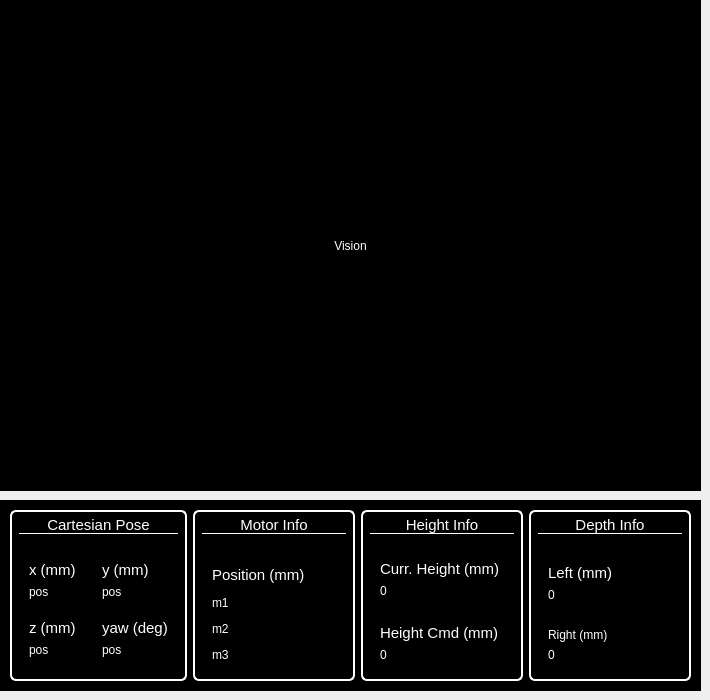
         <widget class="QWidget" name="VisionAndInfoPage">
          <widget class="QWidget" name="CameraWidgetInComponentControl" native="true">
           <property name="geometry">
            <rect>
             <x>0</x>
             <y>0</y>
             <width>701</width>
             <height>491</height>
            </rect>
           </property>
           <property name="minimumSize">
            <size>
             <width>3</width>
             <height>0</height>
            </size>
           </property>
           <property name="styleSheet">
            <string notr="true">background-color: #000000;</string>
           </property>
           <layout class="QHBoxLayout" name="horizontalLayout_15">
            <item>
             <widget class="QLabel" name="VisionTextInComponentControl">
              <property name="minimumSize">
               <size>
                <width>701</width>
                <height>491</height>
               </size>
              </property>
              <property name="styleSheet">
               <string notr="true">color:white;</string>
              </property>
              <property name="text">
               <string>Vision</string>
              </property>
              <property name="alignment">
               <set>Qt::AlignmentFlag::AlignCenter</set>
              </property>
             </widget>
            </item>
           </layout>
          </widget>
          <widget class="QFrame" name="Info_2">
           <property name="geometry">
            <rect>
             <x>0</x>
             <y>500</y>
             <width>701</width>
             <height>191</height>
            </rect>
           </property>
           <property name="styleSheet">
            <string notr="true"> background-color: #000000; color: white;</string>
           </property>
           <property name="frameShape">
            <enum>QFrame::Shape::StyledPanel</enum>
           </property>
           <property name="frameShadow">
            <enum>QFrame::Shadow::Raised</enum>
           </property>
           <layout class="QHBoxLayout" name="horizontalLayout_19" stretch="0,0,0,0">
            <property name="topMargin">
             <number>9</number>
            </property>
            <property name="bottomMargin">
             <number>9</number>
            </property>
            <item>
             <widget class="QWidget" name="CartesianPoseWidget_2" native="true">
              <property name="sizePolicy">
               <sizepolicy hsizetype="Preferred" vsizetype="Preferred">
                <horstretch>0</horstretch>
                <verstretch>0</verstretch>
               </sizepolicy>
              </property>
              <property name="minimumSize">
               <size>
                <width>0</width>
                <height>0</height>
               </size>
              </property>
              <property name="styleSheet">
               <string notr="true">QWidget#CartesianPoseWidget_2 {
	border: 2px solid #FFFFFF;  /* white solid border */
	border-radius: 6px;
}</string>
              </property>
              <layout class="QGridLayout" name="gridLayout_4">
               <property name="topMargin">
                <number>6</number>
               </property>
               <item row="0" column="0" colspan="2" alignment="Qt::AlignmentFlag::AlignTop">
                <widget class="QLabel" name="CartesianPoseText_2">
                 <property name="font">
                  <font>
                   <pointsize>11</pointsize>
                   <bold>false</bold>
                  </font>
                 </property>
                 <property name="styleSheet">
                  <string notr="true">QLabel#CartesianPoseText_2 {
    border-bottom: 1px solid white;
}</string>
                 </property>
                 <property name="text">
                  <string>Cartesian Pose</string>
                 </property>
                 <property name="alignment">
                  <set>Qt::AlignmentFlag::AlignCenter</set>
                 </property>
                </widget>
               </item>
               <item row="2" column="0">
                <widget class="QFrame" name="zPosFrame_2">
                 <property name="frameShape">
                  <enum>QFrame::Shape::StyledPanel</enum>
                 </property>
                 <property name="frameShadow">
                  <enum>QFrame::Shadow::Raised</enum>
                 </property>
                 <layout class="QVBoxLayout" name="verticalLayout_16">
                  <property name="bottomMargin">
                   <number>14</number>
                  </property>
                  <item>
                   <widget class="QLabel" name="z_2">
                    <property name="font">
                     <font>
                      <pointsize>11</pointsize>
                      <bold>false</bold>
                     </font>
                    </property>
                    <property name="text">
                     <string>z (mm)</string>
                    </property>
                   </widget>
                  </item>
                  <item>
                   <widget class="QLabel" name="zPose">
                    <property name="text">
                     <string>pos</string>
                    </property>
                   </widget>
                  </item>
                 </layout>
                </widget>
               </item>
               <item row="1" column="1">
                <widget class="QFrame" name="yPosFrame_2">
                 <property name="frameShape">
                  <enum>QFrame::Shape::StyledPanel</enum>
                 </property>
                 <property name="frameShadow">
                  <enum>QFrame::Shadow::Raised</enum>
                 </property>
                 <layout class="QVBoxLayout" name="verticalLayout_14">
                  <property name="bottomMargin">
                   <number>3</number>
                  </property>
                  <item>
                   <widget class="QLabel" name="y_2">
                    <property name="font">
                     <font>
                      <pointsize>11</pointsize>
                      <bold>false</bold>
                     </font>
                    </property>
                    <property name="text">
                     <string>y (mm)</string>
                    </property>
                   </widget>
                  </item>
                  <item>
                   <widget class="QLabel" name="yPos">
                    <property name="text">
                     <string>pos</string>
                    </property>
                   </widget>
                  </item>
                 </layout>
                </widget>
               </item>
               <item row="2" column="1">
                <widget class="QFrame" name="yawPosFrame_2">
                 <property name="frameShape">
                  <enum>QFrame::Shape::StyledPanel</enum>
                 </property>
                 <property name="frameShadow">
                  <enum>QFrame::Shadow::Raised</enum>
                 </property>
                 <layout class="QVBoxLayout" name="verticalLayout_17">
                  <property name="bottomMargin">
                   <number>14</number>
                  </property>
                  <item>
                   <widget class="QLabel" name="yaw_2">
                    <property name="font">
                     <font>
                      <pointsize>11</pointsize>
                      <bold>false</bold>
                     </font>
                    </property>
                    <property name="text">
                     <string>yaw (deg)</string>
                    </property>
                   </widget>
                  </item>
                  <item>
                   <widget class="QLabel" name="yawPos">
                    <property name="text">
                     <string>pos</string>
                    </property>
                   </widget>
                  </item>
                 </layout>
                </widget>
               </item>
               <item row="1" column="0">
                <widget class="QFrame" name="xPosFrame_2">
                 <property name="font">
                  <font>
                   <pointsize>9</pointsize>
                  </font>
                 </property>
                 <property name="frameShape">
                  <enum>QFrame::Shape::StyledPanel</enum>
                 </property>
                 <property name="frameShadow">
                  <enum>QFrame::Shadow::Raised</enum>
                 </property>
                 <layout class="QVBoxLayout" name="verticalLayout_13">
                  <property name="leftMargin">
                   <number>9</number>
                  </property>
                  <property name="bottomMargin">
                   <number>3</number>
                  </property>
                  <item>
                   <widget class="QLabel" name="x_2">
                    <property name="font">
                     <font>
                      <pointsize>11</pointsize>
                      <bold>false</bold>
                     </font>
                    </property>
                    <property name="text">
                     <string>x (mm)</string>
                    </property>
                   </widget>
                  </item>
                  <item>
                   <widget class="QLabel" name="xPos">
                    <property name="text">
                     <string>pos</string>
                    </property>
                   </widget>
                  </item>
                 </layout>
                </widget>
               </item>
              </layout>
             </widget>
            </item>
            <item>
             <widget class="QWidget" name="MotorInfoWidget_2" native="true">
              <property name="styleSheet">
               <string notr="true">QWidget#MotorInfoWidget_2 {
	border: 2px solid #FFFFFF;  /* white solid border */
	border-radius: 6px;
}</string>
              </property>
              <layout class="QGridLayout" name="gridLayout_5">
               <property name="topMargin">
                <number>6</number>
               </property>
               <property name="rightMargin">
                <number>9</number>
               </property>
               <property name="bottomMargin">
                <number>9</number>
               </property>
               <property name="spacing">
                <number>6</number>
               </property>
               <item row="0" column="0" alignment="Qt::AlignmentFlag::AlignTop">
                <widget class="QLabel" name="MotorInfoText_2">
                 <property name="font">
                  <font>
                   <pointsize>11</pointsize>
                  </font>
                 </property>
                 <property name="styleSheet">
                  <string notr="true">QLabel#MotorInfoText_2 {
    border-bottom: 1px solid white;
}</string>
                 </property>
                 <property name="text">
                  <string>Motor Info</string>
                 </property>
                 <property name="alignment">
                  <set>Qt::AlignmentFlag::AlignCenter</set>
                 </property>
                </widget>
               </item>
               <item row="1" column="0" alignment="Qt::AlignmentFlag::AlignTop">
                <widget class="QFrame" name="PositionFrame_2">
                 <property name="frameShape">
                  <enum>QFrame::Shape::StyledPanel</enum>
                 </property>
                 <property name="frameShadow">
                  <enum>QFrame::Shadow::Raised</enum>
                 </property>
                 <layout class="QVBoxLayout" name="verticalLayout_15">
                  <property name="spacing">
                   <number>12</number>
                  </property>
                  <property name="topMargin">
                   <number>9</number>
                  </property>
                  <property name="bottomMargin">
                   <number>9</number>
                  </property>
                  <item>
                   <widget class="QLabel" name="Position_2">
                    <property name="font">
                     <font>
                      <pointsize>11</pointsize>
                      <bold>false</bold>
                     </font>
                    </property>
                    <property name="text">
                     <string>Position (mm)</string>
                    </property>
                   </widget>
                  </item>
                  <item>
                   <widget class="QLabel" name="MotorM1">
                    <property name="text">
                     <string>m1</string>
                    </property>
                   </widget>
                  </item>
                  <item>
                   <widget class="QLabel" name="MotorM2">
                    <property name="text">
                     <string>m2</string>
                    </property>
                   </widget>
                  </item>
                  <item>
                   <widget class="QLabel" name="MotorM3">
                    <property name="text">
                     <string>m3</string>
                    </property>
                   </widget>
                  </item>
                 </layout>
                </widget>
               </item>
              </layout>
             </widget>
            </item>
            <item>
             <widget class="QWidget" name="LaserInfoWidget" native="true">
              <property name="styleSheet">
               <string notr="true">QWidget#LaserInfoWidget {
	border: 2px solid #FFFFFF;  /* white solid border */
	border-radius: 6px;
}</string>
              </property>
              <layout class="QGridLayout" name="gridLayout_6">
               <property name="topMargin">
                <number>6</number>
               </property>
               <item row="0" column="0" alignment="Qt::AlignmentFlag::AlignTop">
                <widget class="QLabel" name="LaserInfoText_2">
                 <property name="font">
                  <font>
                   <pointsize>11</pointsize>
                   <italic>false</italic>
                  </font>
                 </property>
                 <property name="styleSheet">
                  <string notr="true">QLabel#LaserInfoText_2 {
    border-bottom: 1px solid white;
}</string>
                 </property>
                 <property name="text">
                  <string>Height Info</string>
                 </property>
                 <property name="alignment">
                  <set>Qt::AlignmentFlag::AlignCenter</set>
                 </property>
                </widget>
               </item>
               <item row="4" column="0">
                <widget class="QFrame" name="frame_8">
                 <property name="frameShape">
                  <enum>QFrame::Shape::StyledPanel</enum>
                 </property>
                 <property name="frameShadow">
                  <enum>QFrame::Shadow::Raised</enum>
                 </property>
                 <layout class="QVBoxLayout" name="verticalLayout_25">
                  <property name="leftMargin">
                   <number>9</number>
                  </property>
                  <property name="bottomMargin">
                   <number>9</number>
                  </property>
                  <item>
                   <widget class="QLabel" name="h1_2">
                    <property name="font">
                     <font>
                      <pointsize>11</pointsize>
                      <bold>false</bold>
                     </font>
                    </property>
                    <property name="text">
                     <string>Height Cmd (mm)</string>
                    </property>
                   </widget>
                  </item>
                  <item>
                   <widget class="QLabel" name="HeightCommand">
                    <property name="text">
                     <string>0</string>
                    </property>
                   </widget>
                  </item>
                 </layout>
                </widget>
               </item>
               <item row="1" column="0">
                <widget class="QFrame" name="frame_7">
                 <property name="frameShape">
                  <enum>QFrame::Shape::StyledPanel</enum>
                 </property>
                 <property name="frameShadow">
                  <enum>QFrame::Shadow::Raised</enum>
                 </property>
                 <layout class="QVBoxLayout" name="verticalLayout_23">
                  <property name="leftMargin">
                   <number>9</number>
                  </property>
                  <property name="bottomMargin">
                   <number>9</number>
                  </property>
                  <item>
                   <widget class="QLabel" name="d2_2">
                    <property name="font">
                     <font>
                      <pointsize>11</pointsize>
                      <bold>false</bold>
                     </font>
                    </property>
                    <property name="text">
                     <string>Curr. Height (mm)</string>
                    </property>
                   </widget>
                  </item>
                  <item>
                   <widget class="QLabel" name="currentHeight">
                    <property name="text">
                     <string>0</string>
                    </property>
                   </widget>
                  </item>
                 </layout>
                </widget>
               </item>
              </layout>
             </widget>
            </item>
            <item>
             <widget class="QWidget" name="DepthInfoWidget" native="true">
              <property name="styleSheet">
               <string notr="true">QWidget#DepthInfoWidget {
	border: 2px solid #FFFFFF;  /* white solid border */
	border-radius: 6px;
}</string>
              </property>
              <layout class="QGridLayout" name="gridLayout_13">
               <property name="topMargin">
                <number>6</number>
               </property>
               <item row="4" column="0">
                <widget class="QFrame" name="frame_13">
                 <property name="frameShape">
                  <enum>QFrame::Shape::StyledPanel</enum>
                 </property>
                 <property name="frameShadow">
                  <enum>QFrame::Shadow::Raised</enum>
                 </property>
                 <layout class="QVBoxLayout" name="verticalLayout_32">
                  <property name="leftMargin">
                   <number>9</number>
                  </property>
                  <property name="bottomMargin">
                   <number>9</number>
                  </property>
                  <item>
                   <widget class="QLabel" name="h1_5">
                    <property name="font">
                     <font>
                      <bold>false</bold>
                     </font>
                    </property>
                    <property name="text">
                     <string>Right (mm)</string>
                    </property>
                   </widget>
                  </item>
                  <item>
                   <widget class="QLabel" name="RightDepthText">
                    <property name="text">
                     <string>0</string>
                    </property>
                   </widget>
                  </item>
                 </layout>
                </widget>
               </item>
               <item row="1" column="0">
                <widget class="QFrame" name="frame_14">
                 <property name="frameShape">
                  <enum>QFrame::Shape::StyledPanel</enum>
                 </property>
                 <property name="frameShadow">
                  <enum>QFrame::Shadow::Raised</enum>
                 </property>
                 <layout class="QVBoxLayout" name="verticalLayout_33">
                  <property name="leftMargin">
                   <number>9</number>
                  </property>
                  <property name="bottomMargin">
                   <number>9</number>
                  </property>
                  <item>
                   <widget class="QLabel" name="d2_5">
                    <property name="font">
                     <font>
                      <pointsize>11</pointsize>
                      <bold>false</bold>
                     </font>
                    </property>
                    <property name="text">
                     <string>Left (mm)</string>
                    </property>
                   </widget>
                  </item>
                  <item>
                   <widget class="QLabel" name="LeftDepthText">
                    <property name="text">
                     <string>0</string>
                    </property>
                   </widget>
                  </item>
                 </layout>
                </widget>
               </item>
               <item row="0" column="0" alignment="Qt::AlignmentFlag::AlignTop">
                <widget class="QLabel" name="DepthInfoText">
                 <property name="font">
                  <font>
                   <pointsize>11</pointsize>
                  </font>
                 </property>
                 <property name="styleSheet">
                  <string notr="true">QLabel#DepthInfoText {
    border-bottom: 1px solid white;
}</string>
                 </property>
                 <property name="text">
                  <string>Depth Info</string>
                 </property>
                 <property name="alignment">
                  <set>Qt::AlignmentFlag::AlignCenter</set>
                 </property>
                </widget>
               </item>
              </layout>
             </widget>
            </item>
           </layout>
           <zorder>MotorInfoWidget_2</zorder>
           <zorder>LaserInfoWidget</zorder>
           <zorder>CartesianPoseWidget_2</zorder>
           <zorder>DepthInfoWidget</zorder>
          </widget>
         </widget>
